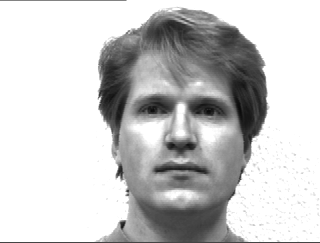
//> input picture SVMBJClassifier/src/face_detection/yalefaces/s1/subject01.normal.jpg, 320 x 243 px, given in place of the camera
$ ./test 3 haarcascade_frontalface_default.xml   (built with g++ and OpenCV 4)
//> lines starting //> are read from the running program, lines starting //| are printed output that depends on the picture; after the words box and inside, x2 and y2 are one past the last pixel; in counts of white or black regions, pixels touching at a corner belong together
#include "opencv2/objdetect.hpp"
#include "opencv2/highgui.hpp"
#include "opencv2/imgproc.hpp"
#include "opencv2/videoio.hpp"
#include <iostream>
using namespace std;
using namespace cv;
void detectAndDisplay( Mat frame );
CascadeClassifier face_cascade;
CascadeClassifier eyes_cascade;
int main( int argc, const char** argv )
{
    string face_cascade_name = argv[2];
    //-- 1. Load the cascades
    if( !face_cascade.load( face_cascade_name ) )
    {
        cout << "--(!)Error loading face cascade\n";
        return -1;
    };

    int camera_device = atoi(argv[1]);
    VideoCapture capture;
    //-- 2. Read the video stream
    capture.open( camera_device );
    if ( ! capture.isOpened() )
    {
        cout << "--(!)Error opening video capture\n";
        return -1;
    }
    Mat frame;
    while ( capture.read(frame) )
    {
//> frame is the input picture: 243 rows x 320 cols, CV_8UC3; min 10, max 255, mean 201.9
        if( frame.empty() )
        {
            cout << "--(!) No captured frame -- Break!\n";
            break;
        }
        //-- 3. Apply the classifier to the frame
        detectAndDisplay( frame );
        if( waitKey(10) == 27 )
        {
            break; // escape
        }
    }
    return 0;
}
void detectAndDisplay( Mat frame )
{
    Mat frame_gray;
    cvtColor( frame, frame_gray, COLOR_BGR2GRAY );
    equalizeHist( frame_gray, frame_gray );
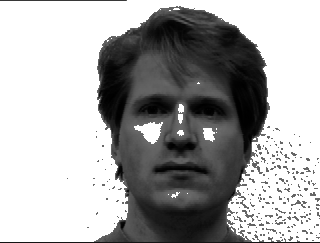
//> frame_gray: 243 rows x 320 cols, CV_8UC1; min 0, max 255, mean 170
    //-- Detect faces
    std::vector<Rect> faces;
    face_cascade.detectMultiScale( frame_gray, faces );
//> faces = 1 Rect (x, y, width, height): [102, 50, 155, 155]
    for ( size_t i = 0; i < faces.size(); i++ )
    {
        Point center( faces[i].x + faces[i].width/2, faces[i].y + faces[i].height/2 );
        ellipse( frame, center, Size( faces[i].width/2, faces[i].height/2 ), 0, 0, 360, Scalar( 255, 0, 255 ), 4 );
        Mat faceROI = frame_gray( faces[i] );
        //-- In each face, detect eyes

    }
//> this loop made 1 pass
//> center on pass 1: Point(179, 127)
//> pass 1, in detectAndDisplay, `Mat faceROI = frame_gray( faces[i] );`:
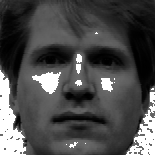
//> faceROI: 155 rows x 155 cols, CV_8UC1; min 0, max 255, mean 76.5
//> after the loop:
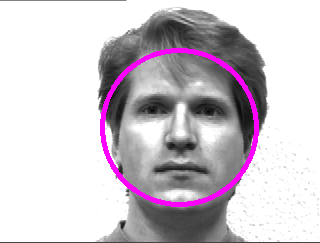
//> frame: 243 rows x 320 cols, CV_8UC3; 3.1% of pixels changed, all inside (x1, y1, x2, y2) = (100, 48, 259, 207)
//> the Esc key is pressed
    //-- Show what you got
    imshow( "Capture - Face detection", frame );
}
